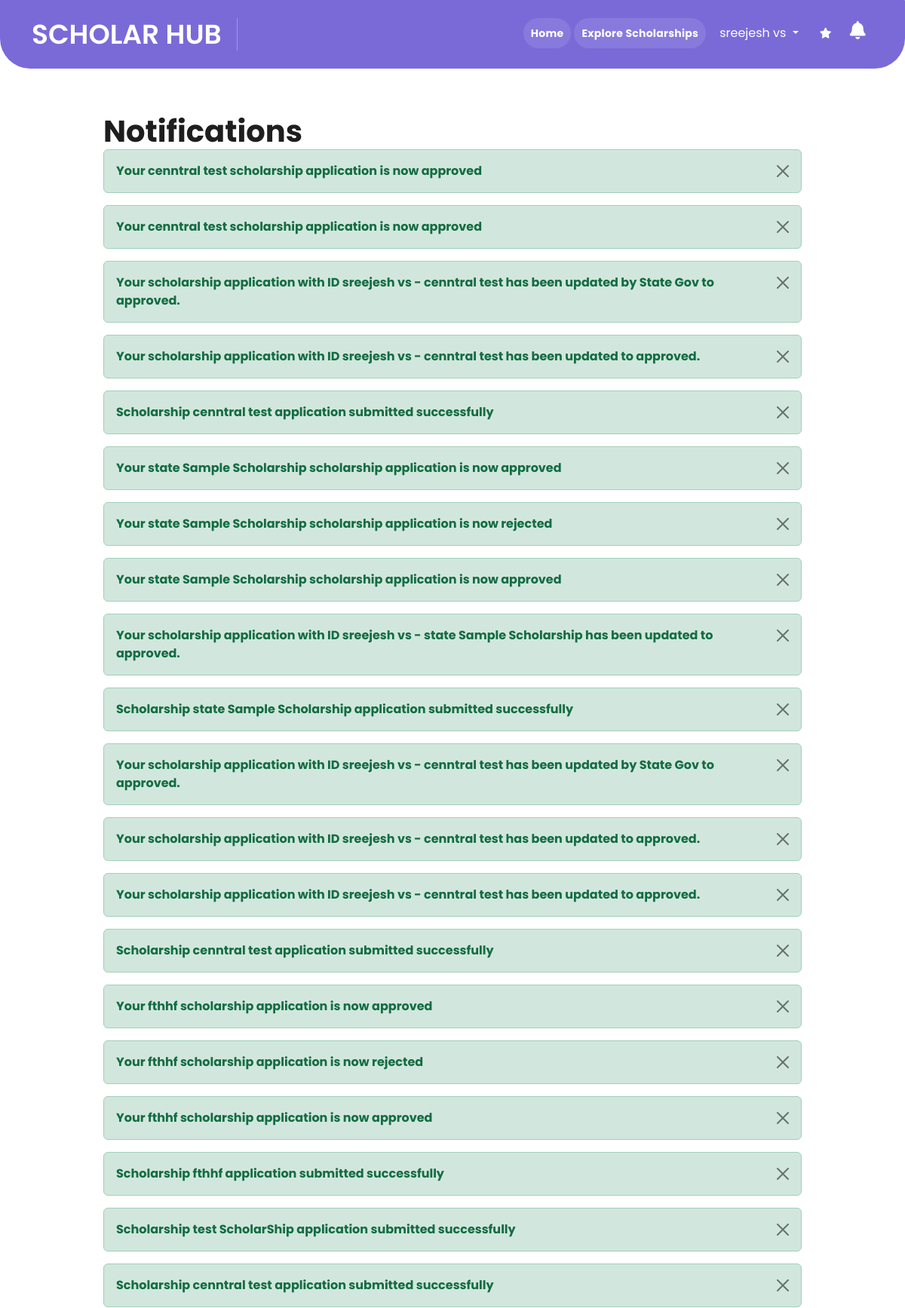
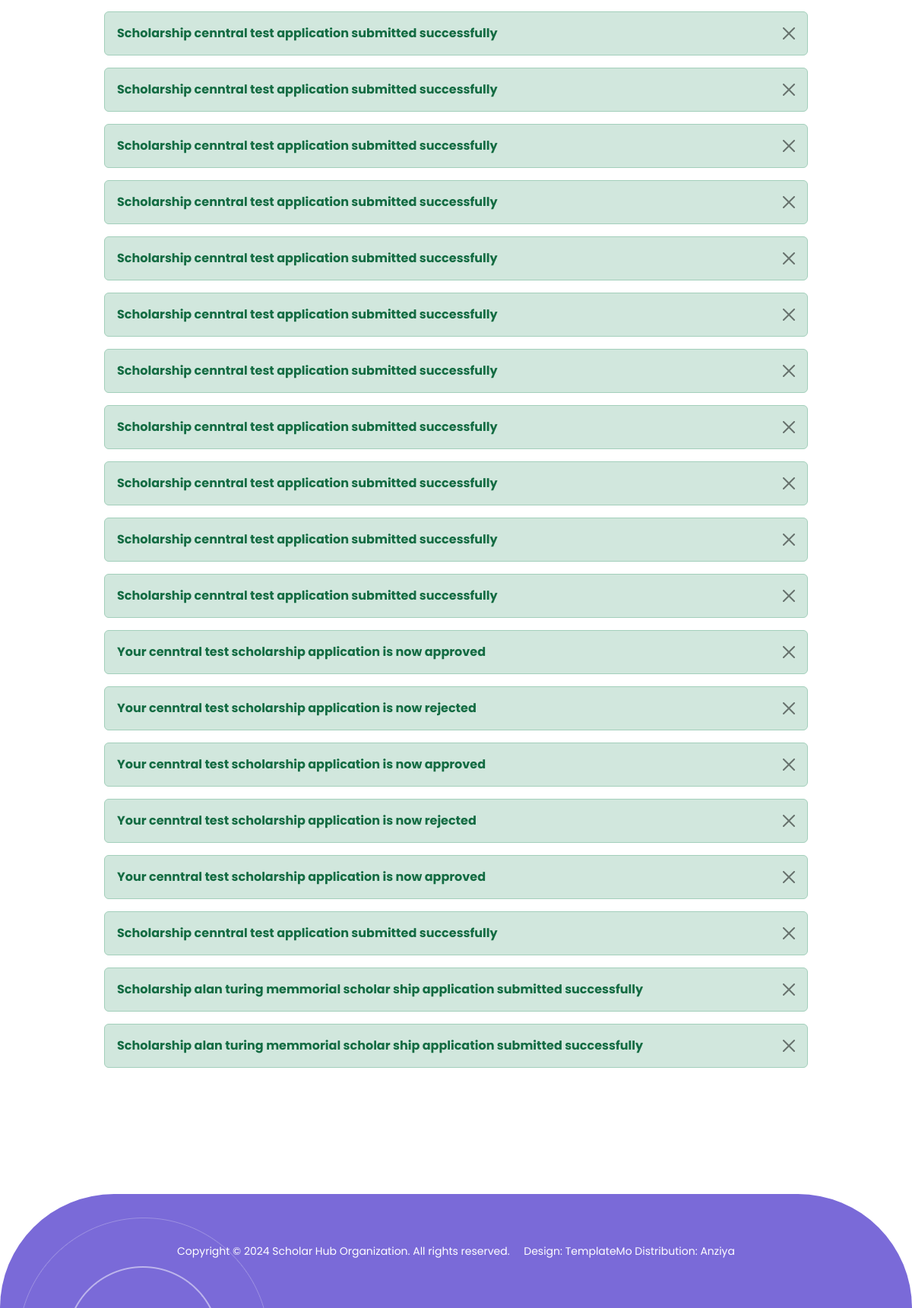
Screenshot of /notify/ (signed in) with the database file from the repository (2 pictures, top to bottom).
### base/models.py (models this page shows, shortened)
class User(AbstractBaseUser):
    full_name = models.CharField(max_length=60)
    phone = models.CharField(max_length=15)
    dob = models.DateField(null=True,blank=True)
    email = models.EmailField(max_length=200, unique=True)
    GEN= (
        ('male','Male'),
        ('female','Female'),
        ('other','Other')
    )
    gender = models.CharField(max_length=20, blank=True, null=True,choices=GEN)
    phone_verified = models.BooleanField(default=False)
    otp = models.CharField(max_length=6, blank=True, null=True)
    otp_created_at = models.DateTimeField(null=True, blank=True)
    is_active = models.BooleanField(default=True)
    is_staff = models.BooleanField(default=False)
    is_deleted = models.BooleanField(default=False)
    uid = models.UUIDField(default=generate_uuid, editable=False, unique=True)
    is_student = models.BooleanField(default=False, null=True, blank=True)
    fcm_token = models.CharField(max_length=1000, blank=True, null=True)
    country_code = models.CharField(max_length=10, default='+91', blank=True, null=True)
    address = models.TextField(max_length=1000)
    EDU_OP = (('10','10'),
              ('plus_two','Plus Two'),
              ('ug','UG'),
              ('pg','PG'))
    education_level = models.CharField(max_length=200,choices=EDU_OP,null=True,blank=True)
    CAST_OP=(('sc_st','SE-ST'),
              ('obc','OBC'),
              ('genaral','Genaral')
            )
    cast =models.CharField(max_length=200,choices=CAST_OP,null=True,blank=True)
    DIS_OP=(('1','Yes'),
            ('0','No'),)
    disability =models.CharField(max_length=200,choices=DIS_OP,null=True,blank=True)
    cgpa = models.FloatField(null=True, blank=True, validators=[MaxValueValidator(10.0)])
    USERNAME_FIELD = 'email'
    REQUIRED_FIELDS = ['full_name', 'phone']
    objects = UserManager()

class Log(models.Model):
    user = models.ForeignKey(User,on_delete=models.CASCADE,null= True,blank=True)
    body = models.CharField(max_length=500,null=True,blank=True)
    is_viewed = models.BooleanField(default=False)

### base/views.py (the view)
# urls.py: path('notify/',views.notify,name='notify'),
def notify(request):
    logs = Log.objects.filter(user=request.user).order_by('-id')
    logs.update(is_viewed=True)
    return render(request, 'notify.html', {'logs': logs})

### base/context_processors.py (called while the page is built)
def unread_logs_count(request):
    count = 0
    if request.user.is_authenticated:
        count = Log.objects.filter(user=request.user, is_viewed=False).count()
    return {'unread_logs_count': count}

### base/templates/notify.html (shortened to what this page needs)
{% extends "base.html" %}
{% block home %}
   <div class="container" style="margin-top: 150px; min-height: 50vh;">
    <div class="row">
      <div class="col-1"></div>
      <div class="col-10 " >
        <div class="contact-us-content">
            <h1>Notifications</h1>
            {% for msg in logs %}
            <div class="alert alert-success alert-dismissible fade show" role="alert">
                <strong>{{msg.body}}</strong>
                <button type="button" class="btn-close" data-bs-dismiss="alert" aria-label="Close"></button>
            </div>
            {% endfor %}
        </div>
    </div>
      <div class="col-1"></div>
    </div>
   </div>
{% endblock home %}

### base/templates/base.html (shortened to what this page needs)
<!DOCTYPE html>
{% load static %}
<html lang="en">
<head>
    <link rel="stylesheet" href="https://cdnjs.cloudflare.com/ajax/libs/font-awesome/6.6.0/css/all.min.css"
 />
    <link href="{% static 'vendor/bootstrap/css/bootstrap.min.css' %}" rel="stylesheet">
    <link rel="stylesheet" href="{% static 'css/fontawesome.css' %}">
    <link rel="stylesheet" href="{% static 'css/templatemo-scholar.css' %}">
    <link rel="stylesheet" href="{% static 'css/owl.css' %}">
    <link rel="stylesheet" href="{% static 'css/animate.css' %}">
    <link rel="stylesheet" href="https://unpkg.com/swiper@7/swiper-bundle.min.css" />
</head>
<body>
    <header class="header-area header-sticky p-4"
        style="background-color: #7a6ad8;margin-top: -40px; border-radius: 0px 1px 40px 40px; position: fixed;">
        <div class="container">
            <div class="row">
                <div class="col-12">
                    <nav class="main-nav">
                        <a href="{% url 'home' %}" class="logo">
                            <h1>Scholar&nbsp;Hub</h1>
                        </a>
                        <ul class="nav">
                            <li class="scroll-to-section"><a href="{% url 'home' %}" class="active fw-bold">Home</a>
                            </li>
                            {% if request.user.is_authenticated %}
                            {% if request.user.is_student %}
                            <li class="scroll-to-section"><a href="{% url 'cat_sc' %}" class="active fw-bold">Explore
                                    Scholarships</a></li>
                            {% endif %}
                            <div class="nav-item dropdown">
                                <a href="#" class="nav-link dropdown-toggle text-white" data-bs-toggle="dropdown">
                                    {{ request.user.full_name }}
                                </a>
                            </div>
                            {% if request.user.is_student %}
                            <li class="scroll-to-section">
                                <a href="{% url 'recom' %}" title="Recommended Scholarships">
                                    <i class="fa-solid fa-star"></i>
                                </a>
                            </li>
                            {% endif %}
                           {% if not request.user.is_staff %}
                           <li class="scroll-to-section">
                            <a href="{% url 'notify' %}"><i class="fa-solid fa-bell fs-4"></i></a>
                        </li>
                           {% endif %}
                            {% else %}
                            <li class="scroll-to-section"><a href="{% url 'login' %}">Login</a></li>
                            <li class="scroll-to-section"><a href="{% url 'pre_reg' %}">Register Now!</a></li>
                            {% endif %}
                        </ul>
                    </nav>
                </div>
            </div>
        </div>
    </header>
    {% block home %}
    {% endblock home %}
    <footer>
        <div class="container">
            <div class="col-lg-12">
                <p>Copyright © 2024 Scholar Hub Organization. All rights reserved. &nbsp;&nbsp;&nbsp; Design: <a
                        href="https://templatemo.com" rel="nofollow" target="_blank">TemplateMo</a> Distribution: <a
                        href="https://themewagon.com" rel="nofollow" target="_blank">Anziya</a></p>
            </div>
        </div>
    </footer>
</body>
</html>

### base/static/css/templatemo-scholar.css (style rules this page uses)
html, body, div, span, applet, object, iframe, h1, h2, h3, h4, h5, h6, p, blockquote, div pre, a, abbr, acronym, address, big, cite, code, del, dfn, em, font, img, ins, kbd, q, s, samp, small, strike, strong, sub, sup, tt, var, b, u, i, center, dl, dt, dd, ol, ul, li, figure, header, nav, section, article, aside, footer, figcaption { margin: 0; padding: 0; border: 0; outline: 0; }
ul, li { padding: 0; margin: 0; list-style: none; }
header, nav, section, article, aside, footer, hgroup { display: block; }
* { box-sizing: border-box; }
html, body { font-family: 'Poppins', sans-serif; -ms-text-size-adjust: 100%; -webkit-font-smoothing: antialiased; -moz-osx-font-smoothing: grayscale; }
a { text-decoration: none !important; }
h1, h2, h3, h4, h5, h6 { color: #1e1e1e; margin-top: 0px; margin-bottom: 0px; font-weight: 700; }
ul { margin-bottom: 0px; }
p { font-size: 14px; line-height: 28px; color: #4a4a4a; }
html, body { font-family: 'Poppins', sans-serif; }
.header-area { position: absolute; background-color: transparent; top: 40px; left: 0; right: 0; z-index: 100; -webkit-transition: all .5s ease 0s; -moz-transition: all .5s ease 0s; -o-transition: all .5s ease 0s; transition: all .5s ease 0s; }
.header-area .main-nav { background: transparent; display: flex }
.header-area .main-nav .logo { -webkit-transition: all 0.3s ease 0s; -moz-transition: all 0.3s ease 0s; -o-transition: all 0.3s ease 0s; transition: all 0.3s ease 0s; display: inline-block; }
.header-area .main-nav .logo h1 { font-size: 36px; text-transform: uppercase; color: #fff; font-weight: 600; margin-right: 20px; padding-right: 20px; border-right: 1px solid rgba(250, 250, 250, 0.3); }
.header-area .main-nav ul.nav { border-radius: 0px 0px 25px 25px; flex-basis: 100%; margin-right: 0px; justify-content: right; -webkit-transition: all 0.3s ease 0s; -moz-transition: all 0.3s ease 0s; -o-transition: all 0.3s ease 0s; transition: all 0.3s ease 0s; position: relative; z-index: 999; }
.header-area .main-nav .nav li:last-child { padding-right: 0px; }
.header-area .main-nav .nav li { padding-left: 5px; padding-right: 5px; height: 40px; line-height: 40px; }
.header-area .main-nav .nav li a { display: block; padding-left: 20px; padding-right: 20px; border-radius: 20px; font-weight: 300; font-size: 14px; height: 40px; line-height: 40px; text-transform: capitalize; color: #fff; -webkit-transition: all 0.4s ease 0s; -moz-transition: all 0.4s ease 0s; -o-transition: all 0.4s ease 0s; transition: all 0.4s ease 0s; border: transparent; letter-spacing: .25px; }
.header-area .main-nav .nav li a.active { color: #fff; background-color: rgba(255, 255, 255, 0.10); opacity: 1; }
.header-area.header-sticky .nav li a.active { color: #fff; }
@media (max-width: 1200px) { .header-area .main-nav .nav li { padding-left: 2px; padding-right: 2px; } }
@media (max-width: 1200px) { .header-area .main-nav .nav li a { padding-left: 10px; padding-right: 10px; } }
footer { margin-top: 150px; position: relative; background-color: #7a6ad8; vertical-align: middle; min-height: 150px; border-radius: 150px 150px 0px 0px; }
footer p { text-align: center; line-height: 150px; color: #fff; font-weight: 400; }
footer p a { color: #fff; transition: all .3s; position: relative; z-index: 3; }
footer::before { background: url(../images/contact-dec-01.png); position: absolute; left: 30px; transform: rotate(180deg); opacity: 1; bottom: 0; width: 318px; height: 119px; content: ''; z-index: 2; }
body { overflow-x: hidden; }

### rows the page displays
User: user.full_name "sreejesh vs"
Log: body "Your cenntral test scholarship application is now approved"
Log: body "Your cenntral test scholarship application is now approved"
Log: body "Your scholarship application with ID sreejesh vs - cenntral test has been updated by State Gov to approved."
Log: body "Your scholarship application with ID sreejesh vs - cenntral test has been updated to approved."
Log: body "Scholarship cenntral test application submitted successfully"
Log: body "Your state Sample Scholarship scholarship application is now approved"
Log: body "Your state Sample Scholarship scholarship application is now rejected"
Log: body "Your state Sample Scholarship scholarship application is now approved"
Log: body "Your scholarship application with ID sreejesh vs - state Sample Scholarship has been updated to approved."
Log: body "Scholarship state Sample Scholarship application submitted successfully"
Log: body "Your scholarship application with ID sreejesh vs - cenntral test has been updated by State Gov to approved."
Log: body "Your scholarship application with ID sreejesh vs - cenntral test has been updated to approved."
Log: body "Your scholarship application with ID sreejesh vs - cenntral test has been updated to approved."
Log: body "Scholarship cenntral test application submitted successfully"
Log: body "Your fthhf scholarship application is now approved"
Log: body "Your fthhf scholarship application is now rejected"
Log: body "Your fthhf scholarship application is now approved"
Log: body "Scholarship fthhf application submitted successfully"
Log: body "Scholarship test ScholarShip application submitted successfully"
Log: body "Scholarship cenntral test application submitted successfully"
Log: body "Scholarship cenntral test application submitted successfully"
Log: body "Scholarship cenntral test application submitted successfully"
Log: body "Scholarship cenntral test application submitted successfully"
Log: body "Scholarship cenntral test application submitted successfully"
Log: body "Scholarship cenntral test application submitted successfully"
Log: body "Scholarship cenntral test application submitted successfully"
Log: body "Scholarship cenntral test application submitted successfully"
Log: body "Scholarship cenntral test application submitted successfully"
Log: body "Scholarship cenntral test application submitted successfully"
Log: body "Scholarship cenntral test application submitted successfully"
Log: body "Scholarship cenntral test application submitted successfully"
Log: body "Your cenntral test scholarship application is now approved"
Log: body "Your cenntral test scholarship application is now rejected"
Log: body "Your cenntral test scholarship application is now approved"
Log: body "Your cenntral test scholarship application is now rejected"
Log: body "Your cenntral test scholarship application is now approved"
Log: body "Scholarship cenntral test application submitted successfully"
Log: body "Scholarship alan turing memmorial scholar ship application submitted successfully"
Log: body "Scholarship alan turing memmorial scholar ship application submitted successfully"
